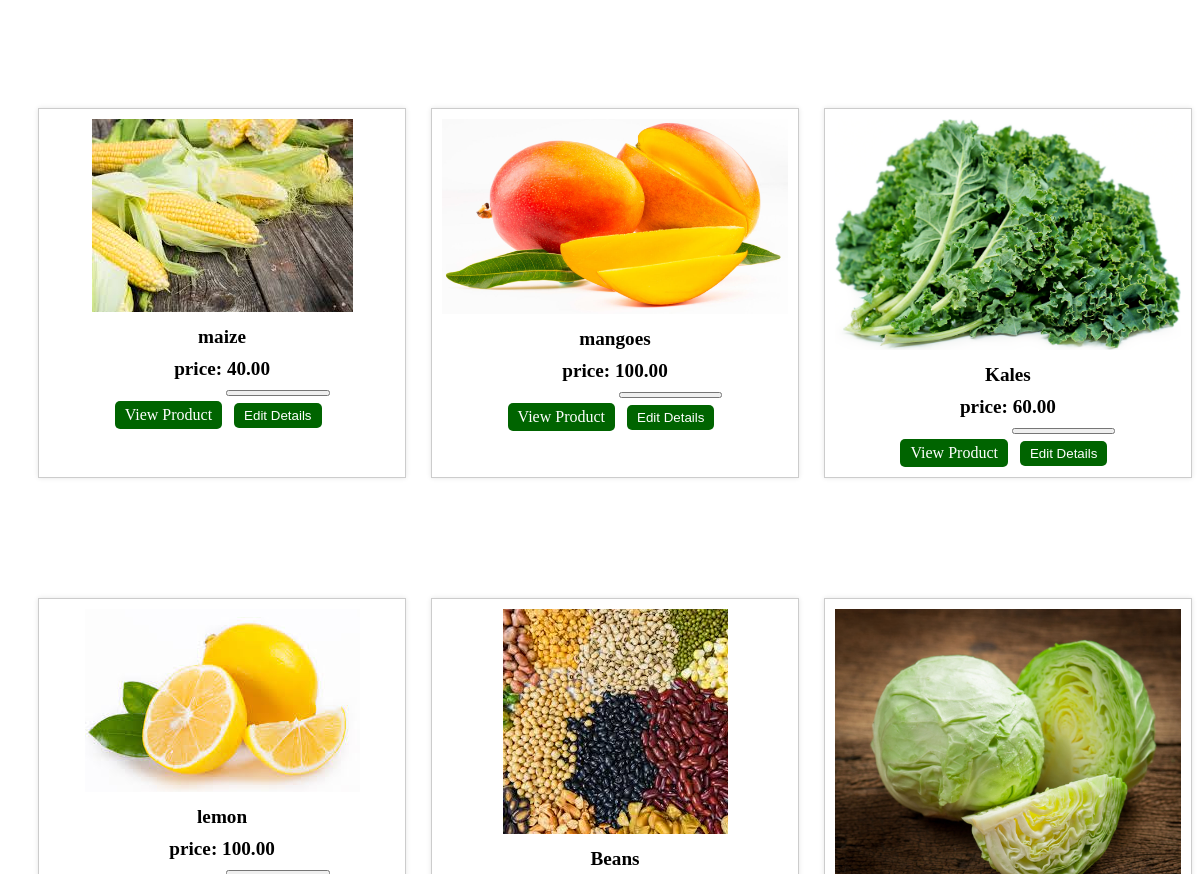
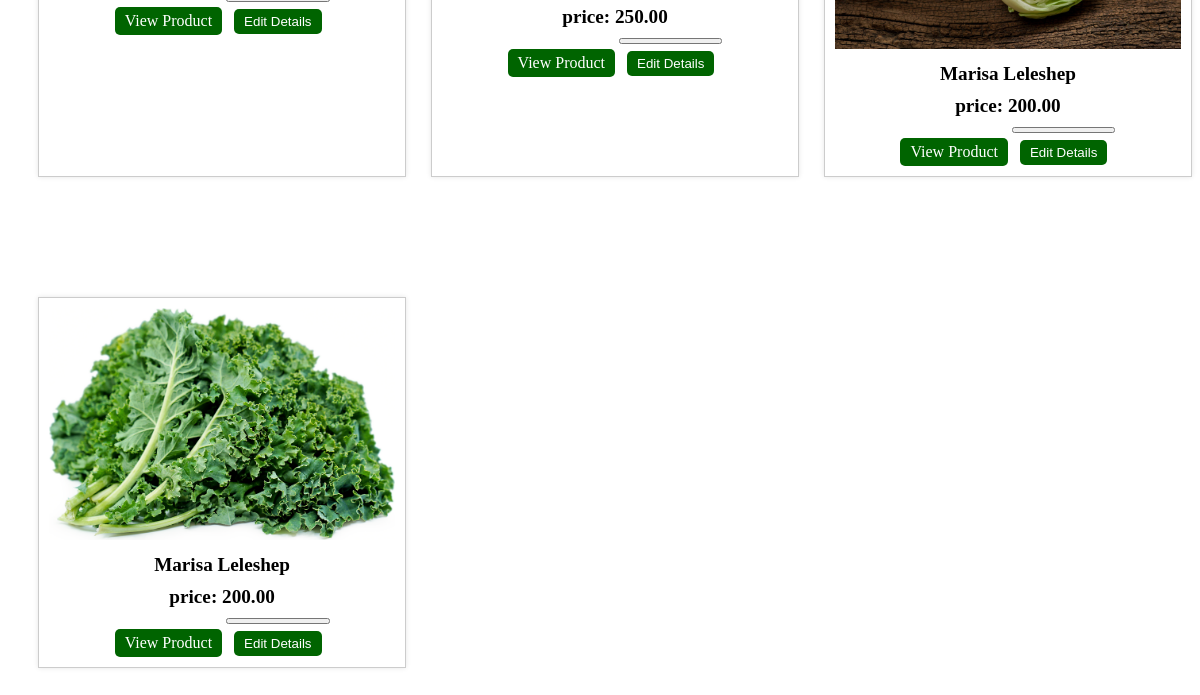
Page /inventory/products/list/ on the earlier database version (2 pictures, top to bottom).
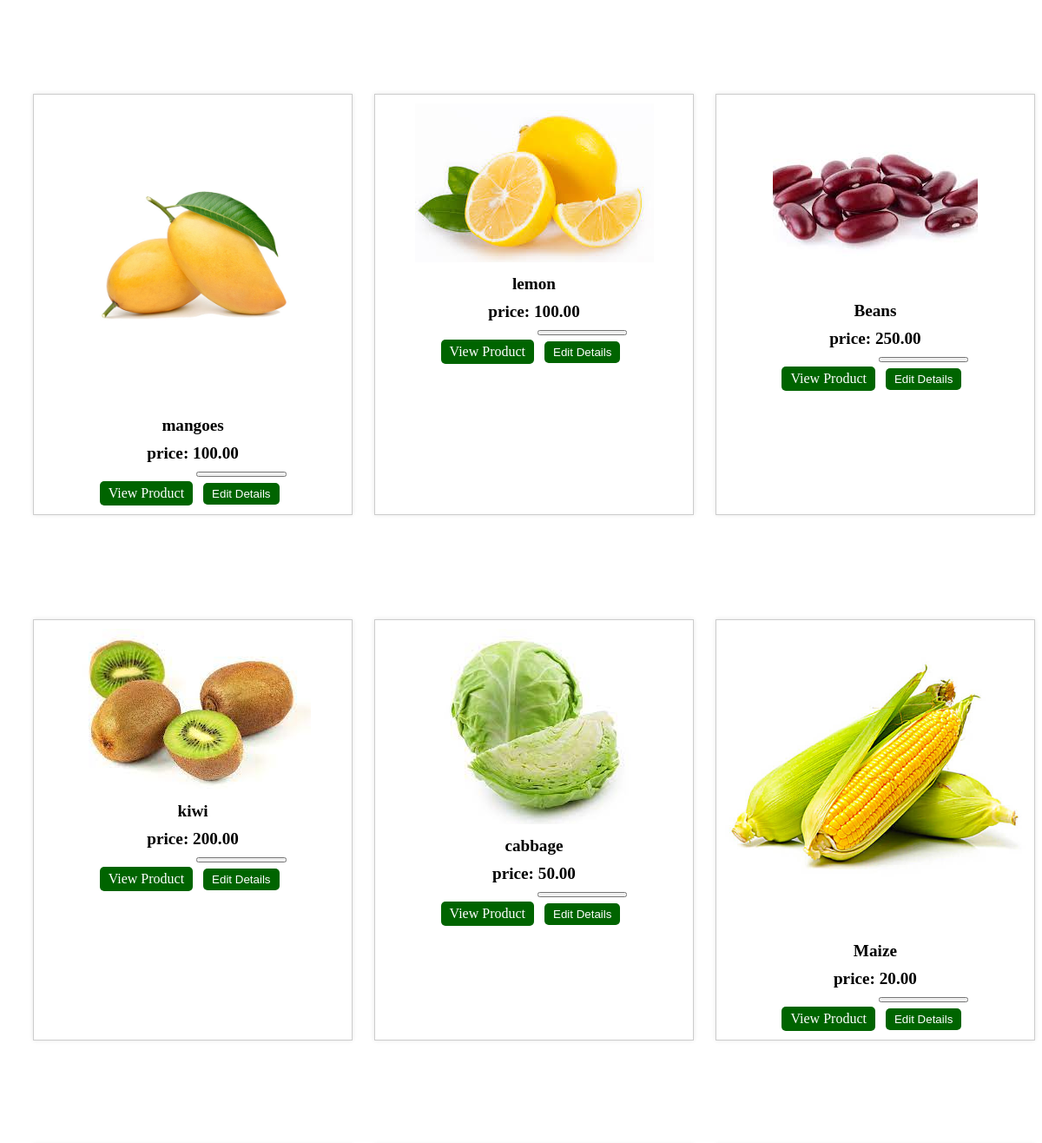
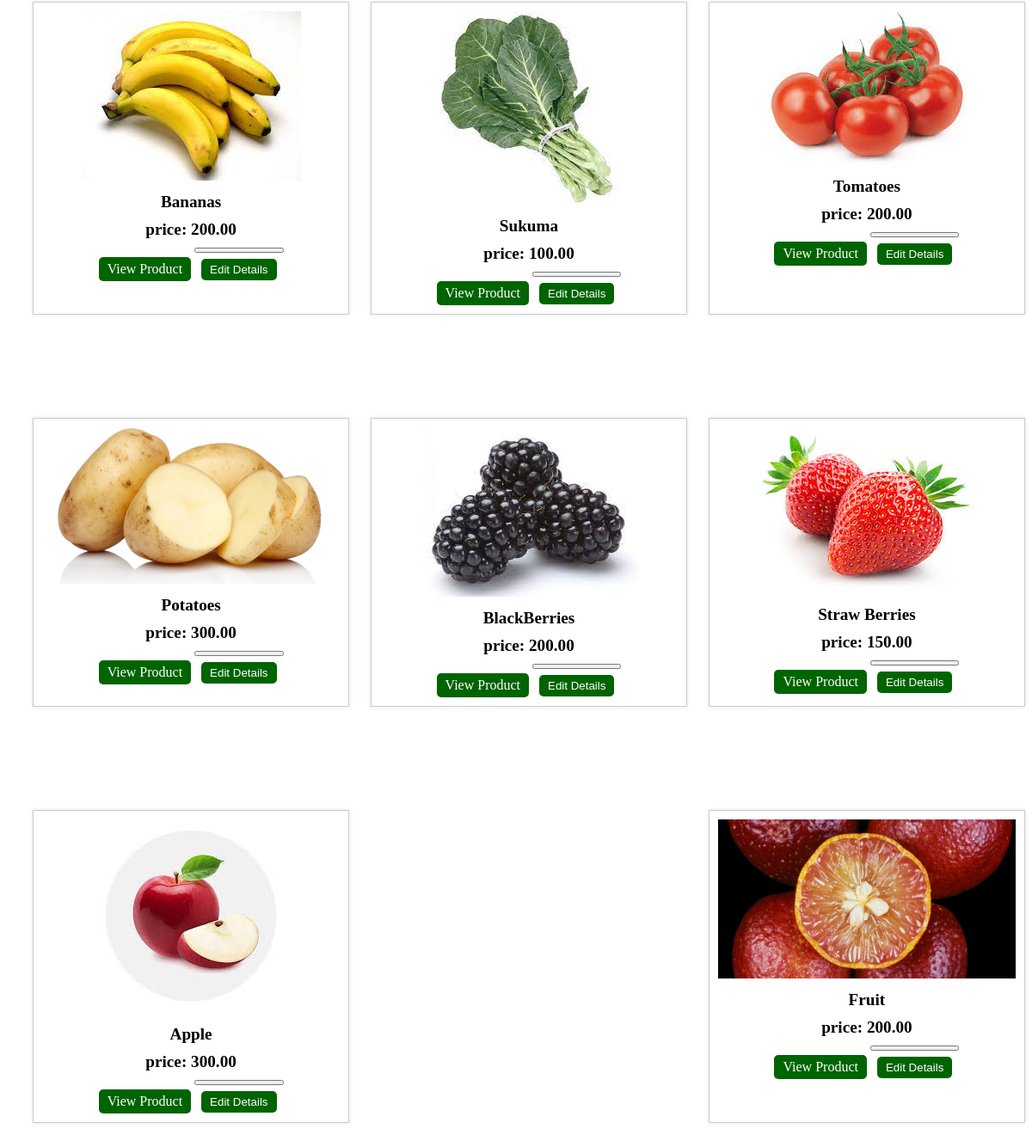
Same page on the later database version (2 pictures, top to bottom).
### inventory/models.py (models this page shows)
class Product(models.Model):
    vendor = models.ForeignKey(Vendor,null=True,on_delete=models.CASCADE)
    name = models.CharField(max_length=32)
    price = models.DecimalField(max_digits=8, decimal_places=2)
    description = models.TextField()
    image = models.ImageField()
    date_created = models.DateTimeField(auto_now_add=True)
    date_updated = models.DateTimeField(auto_now=True)
    stock = models.PositiveIntegerField()

### inventory/views.py (the view)
# urls.py: path("products/list/", products_list, name="product_list_view"),
def products_list(request):
    products = Product.objects.all()
    return render(request, "inventory/product_list.html", {"products":products})

### templates/inventory/product_list.html (shortened to what this page needs)
<!DOCTYPE html>
<html lang="en">
<head>
</head>
<body>
    <div class="product_container">
        {% for product in products %}
        <div class="product">
            <div class="product_image">
                <img src="{{product.image.url}}" alt="{{product.name}}">
            </div>
            <div class="product_details">
                <h3>{{product.name}}</h3>
                <h3>price: {{product.price}}</h3>
                <a href="{% url 'product_description_view' id=product.id %}">View Product</a>
                <button id="edit"><a href="{% url 'product_update' id=product.id %}" class="edit">Edit Details</a></button>
            </div>
        </div>
        {% endfor %}
    </div>
</body>
</html>

### templates/inventory/product_list.html (style rules this page uses)
.product_container { display: flex; flex-wrap: wrap; justify-content: space-between; text-align: center; margin-left: 30px; }
.product { width: 30%; margin-bottom: 20px; border: 1px solid #ccc; padding: 10px; box-shadow: 0 0 5px rgba(0, 0, 0, 0.1); transition: transform 0.2s ease-in-out; margin-top: 100px; }
.product_image img { max-width: 100%; height: auto; }
.product_details h3 { margin: 10px 0; font-size: 1.2em; }
.product_details a { display: inline-block; margin-top: 10px; background-color: darkgreen; color: white; padding: 5px 10px; text-decoration: none; border-radius: 5px; transition: background-color 0.2s ease-in-out; }
#edit { text-decoration: none; height: 1px; }

Differences in the rows shown:
removed Product: image (picture), name "maize", price "40.00"
removed Product: image (picture), name "Kales", price "60.00"
changed Product "mangoes": image: a different picture
changed Product "Beans": image: a different picture
changed Product: image: a different picture; name "Marisa Leleshep" → "kiwi"
changed Product: image: a different picture; name "Marisa Leleshep" → "cabbage"; price "200.00" → "50.00"
added Product: image (picture), name "Maize", price "20.00"
added Product: image (picture), name "Bananas", price "200.00"
added Product: image (picture), name "Sukuma", price "100.00"
added Product: image (picture), name "Tomatoes", price "200.00"
added Product: image (picture), name "Potatoes", price "300.00"
added Product: image (picture), name "BlackBerries", price "200.00"
added Product: image (picture), name "Straw Berries", price "150.00"
added Product: image (picture), name "Apple", price "300.00"
added Product: image (picture), name "Fruit", price "200.00"
